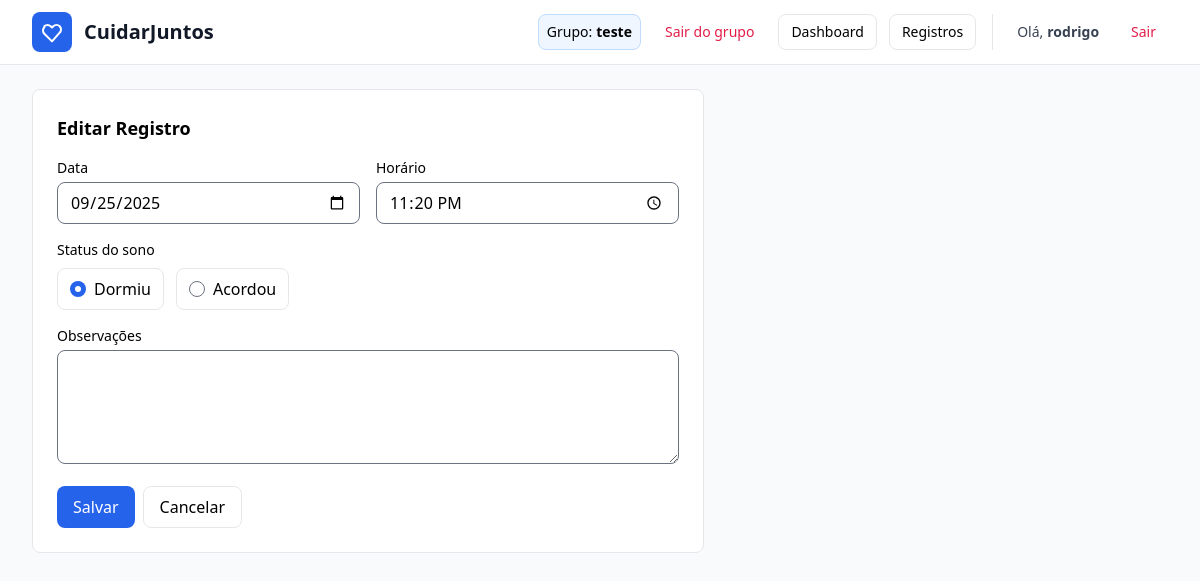
Screenshot of /care/records/31/edit/ (signed in) with the database file from the repository.
### care/models.py (models this page shows, shortened)
class CareGroup(models.Model):
    name = models.CharField("Nome do grupo", max_length=120)
    patient = models.OneToOneField(
        Patient, on_delete=models.CASCADE, related_name="care_group"
    )
    created_by = models.ForeignKey(
        User, on_delete=models.SET_NULL, null=True, blank=True,
        related_name="created_groups"
    )
    created_at = models.DateTimeField(auto_now_add=True)

class CareRecord(models.Model):
    class Type(models.TextChoices):
        MEDICATION = "medication", "Medicação"
        MEAL       = "meal",       "Alimentação"
        VITAL      = "vital",      "Sinais Vitais"
        ACTIVITY   = "activity",   "Atividade"
        SLEEP      = "sleep",      "Sono"
        BATHROOM   = "bathroom",   "Banheiro"
        OTHER      = "other",      "Outros"
    class Status(models.TextChoices):
        PENDING = "pending", "Pendente"
        DONE    = "done",    "Realizada"
        MISSED  = "missed",  "Não realizado"
    patient     = models.ForeignKey(Patient, on_delete=models.CASCADE, related_name="records")
    caregiver   = models.CharField("Cuidador", max_length=120)
    type        = models.CharField("Tipo", max_length=20, choices=Type.choices, default=Type.MEDICATION)
    what        = models.CharField("O que", max_length=200)
    description = models.TextField("Descrição", blank=True)
    date        = models.DateField("Data", db_index=True)
    time        = models.TimeField("Hora")
    timestamp   = models.DateTimeField("Criado em", auto_now_add=True)
    created_by  = models.ForeignKey(
        User, on_delete=models.CASCADE, related_name="care_records",
        null=True, blank=True, db_index=True
    )
    status = models.CharField("Status", max_length=10, choices=Status.choices, default=Status.PENDING, db_index=True)
    class Meta:
        ordering = ["-date", "-time"]
        indexes = [models.Index(fields=["patient", "date"])]

### care/views.py (the view, shortened to what this page needs)
# urls.py: path("records/<int:pk>/edit/", RecordUpdate.as_view(), name="record-update"),
class RecordUpdate(LoginRequiredMixin, UpdateView):
    model = CareRecord
    form_class = CareRecordForm
    template_name = "care/record_form.html"
    def get_queryset(self):
        qs = CareRecord.objects.all()
        if self.request.user.is_superuser:
            return qs
        return qs.filter(created_by=self.request.user)
    def get_form(self, form_class=None):
        form = super().get_form(form_class)
        if "patient" in form.fields:
            p = users_patient(self.request.user)
            form.fields["patient"].queryset = Patient.objects.filter(pk=p.pk) if p else Patient.objects.none()
        return form

### care/context_processors.py (called while the page is built)
def current_group(request):
    if not request.user.is_authenticated:
        return {"current_group": None, "current_group_membership": None}
    try:
        gm = GroupMembership.objects.select_related("group").get(user=request.user)
        return {"current_group": gm.group, "current_group_membership": gm}
    except GroupMembership.DoesNotExist:
        return {"current_group": None, "current_group_membership": None}

### care/views.py (called while the page is built)
def user_group(user):
    try:
        return user.group_membership
    except GroupMembership.DoesNotExist:
        return None

def users_patient(user):
    gm = user_group(user)
    return gm.group.patient if gm else None

### templates/care/record_form.html (shortened to what this page needs)
{% extends 'base.html' %}
{% block content %}
<div class="bg-white border rounded-lg p-6 max-w-2xl">
  <h2 class="text-lg font-semibold mb-4">{% if view.object %}Editar{% else %}Novo{% endif %} Registro</h2>
  <form method="post" class="space-y-4" id="record-edit-form">
    <div class="grid grid-cols-1 md:grid-cols-2 gap-4">
      <div>
        <label class="block text-sm mb-1" for="id_date">Data</label>
        <input id="id_date" type="date" name="date"
               value="{{ form.date.value|default:form.instance.date|date:'Y-m-d' }}"
               class="w-full rounded-lg border px-3 py-2">
      </div>
      <div>
        <label class="block text-sm mb-1" for="id_time">Horário</label>
        <input id="id_time" type="time" name="time"
               value="{{ form.time.value|default:form.instance.time|time:'H:i' }}"
               class="w-full rounded-lg border px-3 py-2">
      </div>
    </div>
    {% with t=form.type.value %}
      {% if t == 'sleep' %}
        <div class="mt-2">
          <label class="block text-sm mb-2">Status do sono</label>
          {% if form.sleep_event %}
            <ul class="flex gap-3">
              {% for rb in form.sleep_event %}
                <li>
                  <label class="inline-flex items-center gap-2 rounded-lg border px-3 py-2 cursor-pointer hover:bg-gray-50">
                    {{ rb.tag }}
                    <span>{{ rb.choice_label|title }}</span>
                  </label>
                </li>
              {% endfor %}
            </ul>
          {% endif %}
        </div>
      {% else %}
        <div class="mt-2">
          <label class="block text-sm mb-1">Detalhe</label>
          {{ form.what }} {{ form.what.errors }}
        </div>
      {% endif %}
    {% endwith %}
    <div>
      <label class="block text-sm mb-1">Observações</label>
      {{ form.description }} {{ form.description.errors }}
    </div>
    <div class="flex gap-2">
      <button class="bg-blue-600 text-white px-4 py-2 rounded-lg hover:bg-blue-700">Salvar</button>
      <a class="px-4 py-2 border rounded-lg hover:bg-gray-50" href="{% url 'care:record-create' %}">Cancelar</a>
    </div>
  </form>
</div>
{% endblock %}

### templates/base.html (shortened to what this page needs)
<!doctype html>
<html lang="pt-br">
<head>
  <script src="https://cdn.tailwindcss.com?plugins=forms"></script>
</head>
<body class="bg-gray-50 min-h-screen">
<header class="bg-white border-b sticky top-0 z-40">
  <div class="max-w-7xl mx-auto px-3 sm:px-6 lg:px-8">
    <div class="h-16 flex items-center gap-4">
      <a href="{% if request.user.is_authenticated %}{% url 'care:dashboard' %}{% else %}{% url 'accounts:login' %}{% endif %}"
         class="flex items-center gap-3">
        <div class="bg-blue-600 p-2 rounded-lg">
          <svg class="w-6 h-6 text-white" fill="none" stroke="currentColor" viewBox="0 0 24 24" aria-hidden="true">
            <path stroke-linecap="round" stroke-linejoin="round" stroke-width="2"
              d="M4.318 6.318a4.5 4.5 0 016.364 0L12 7.636l1.318-1.318a4.5 4.5 0 116.364 6.364L12 21.364l-7.682-7.682a4.5 4.5 0 010-6.364z" />
          </svg>
        </div>
        <div class="leading-tight">
          <h1 class="text-lg sm:text-xl font-bold text-gray-900">CuidarJuntos</h1>
        </div>
      </a>
      <nav class="hidden md:flex items-center gap-2 lg:gap-3 text-sm ml-auto">
        {% if request.user.is_authenticated %}
          {% if current_group %}
            <span class="inline-flex items-center h-9 px-2 rounded-lg bg-blue-50 border border-blue-200">
              Grupo: <strong class="ml-1 whitespace-nowrap">{{ current_group.name }}</strong>
            </span>
            <form method="post" action="{% url 'care:group-leave' %}" class="inline">
              <button type="submit"
                class="inline-flex items-center h-9 px-3 rounded-lg text-rose-600 hover:bg-rose-50">
                Sair do grupo
              </button>
            </form>
            <a href="{% url 'care:dashboard' %}"
               class="inline-flex items-center h-9 px-3 rounded-lg border hover:bg-gray-50">
              Dashboard
            </a>
            <a href="{% url 'care:record-create' %}"
               class="inline-flex items-center h-9 px-3 rounded-lg border hover:bg-gray-50">
              Registros
            </a>
          {% else %}
            <a href="{% url 'care:choose-group' %}"
               class="inline-flex items-center h-9 px-3 rounded-lg text-blue-600 hover:bg-blue-50">
              Criar/Entrar em grupo
            </a>
          {% endif %}
          <span class="inline-flex items-center h-9 px-2 text-gray-700">
            Olá, <strong class="ml-1">{{ request.user.username }}</strong>
          </span>
          <form method="post" action="{% url 'accounts:logout' %}" class="inline">
            <button type="submit"
              class="inline-flex items-center h-9 px-3 rounded-lg text-rose-600 hover:bg-rose-50">
              Sair
            </button>
          </form>
        {% endif %}
      </nav>
    </div>
    </div>
  </header>
  <main class="max-w-7xl mx-auto px-3 sm:px-6 lg:px-8 py-6">
    {% block content %}{% endblock %}
  </main>
</body>
</html>

### templates/base.html (style rules this page uses)
html, body { overflow-x: hidden; }
img, video, canvas, svg { max-width: 100%; height: auto; }

### rows the page displays
CareGroup: name "teste"
CareRecord: date "09/25/2025", time "23:20"

### other values shown
{{ request.user.username }} "rodrigo"
{{ rb.choice_label|title }} "Dormiu" "Acordou"
